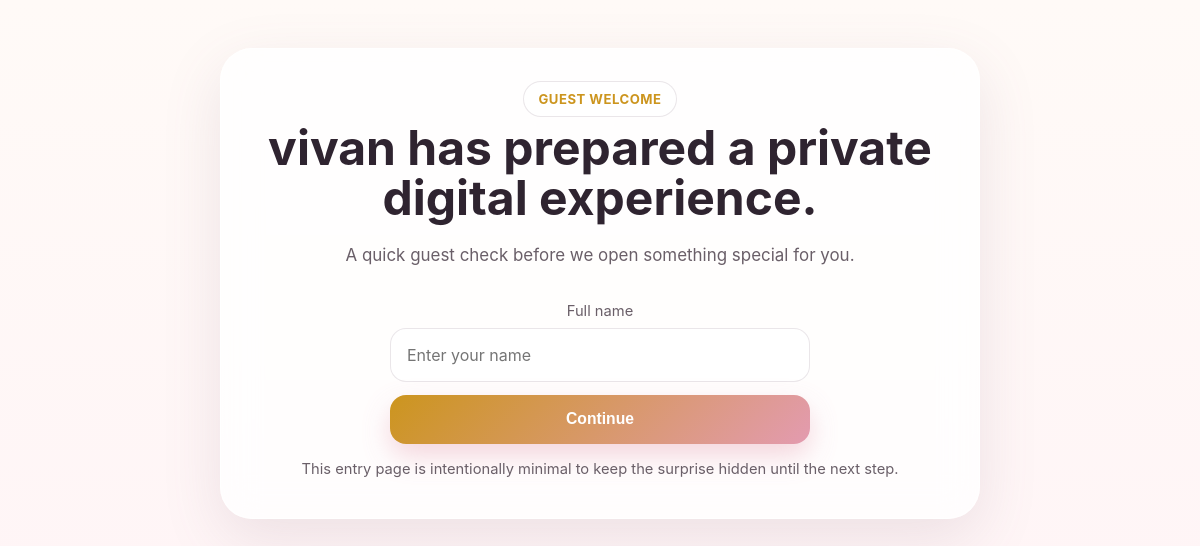
Screenshot of /p/khushi-651186 with the database file from the repository.
### tables this page shows
CREATE TABLE parties (
            id INTEGER PRIMARY KEY AUTOINCREMENT,
            slug TEXT UNIQUE NOT NULL,
            recipient_name TEXT NOT NULL,
            title TEXT NOT NULL,
            subtitle TEXT,
            intro_text TEXT,
            accent_color TEXT,
            secondary_color TEXT,
            background_style TEXT,
            surprise_prompt TEXT,
            created_by TEXT,
            created_at TEXT NOT NULL
        );

### app.py (the view)
@app.route("/p/<slug>")
def party_entry(slug):
    data = party_with_children(slug)
    if not data:
        return render_template("not_found.html"), 404
    return render_template("entry.html", data=data, created=request.args.get("created"))

### app.py (called while the page is built)
def get_db():
    conn = sqlite3.connect(DB_PATH)
    conn.row_factory = sqlite3.Row
    return conn

def party_with_children(slug: str):
    conn = get_db()
    party = conn.execute("SELECT * FROM parties WHERE slug = ?", (slug,)).fetchone()
    if not party:
        conn.close()
        return None
    messages = conn.execute(
        "SELECT sender_name, message_text FROM messages WHERE party_id = ? ORDER BY id ASC",
        (party["id"],),
    ).fetchall()
    media = conn.execute(
        "SELECT file_name, media_type, original_name FROM media WHERE party_id = ? ORDER BY id ASC",
        (party["id"],),
    ).fetchall()
    conn.close()
    return {
        "party": party,
        "messages": messages,
        "media": media,
    }

### templates/entry.html (shortened to what this page needs)
<!DOCTYPE html>
<html lang="en">
<head>
  <link rel="stylesheet" href="{{ url_for('static', filename='css/styles.css') }}" />
</head>
<body class="page-entry">
  <main class="shell slim">
    <section class="hero-card professional-card entry-card">
      <div class="badge">Guest Welcome</div>
      <h1>{{ data.party['created_by'] }} has prepared a private digital experience.</h1>
      <p class="lead">{{ data.party['surprise_prompt'] or 'Please enter your name to continue.' }}</p>
      <form class="entry-form" action="{{ url_for('celebrate', slug=data.party['slug']) }}" method="GET">
        <label>
          <span>Full name</span>
          <input name="guest_name" type="text" placeholder="Enter your name" required />
        </label>
        <button class="btn btn-primary" type="submit">Continue</button>
      </form>
      <p class="tiny-note">This entry page is intentionally minimal to keep the surprise hidden until the next step.</p>
    </section>
  </main>
</body>
</html>

### static/css/styles.css (style rules this page uses)
:root { --bg: #fffaf7; --text: #2f2430; --muted: #6a5f68; --card: rgba(255,255,255,0.8); --line: rgba(80, 55, 76, 0.12); --accent: #d9778f; --secondary: #f6d5de; --shadow: 0 20px 60px rgba(130, 97, 120, 0.14); }
* { box-sizing: border-box; }
html, body { margin: 0; padding: 0; font-family: Inter, ui-sans-serif, system-ui, -apple-system, BlinkMacSystemFont, "Segoe UI", sans-serif; background: linear-gradient(180deg, #fffaf7 0%, #fff3f6 100%); color: var(--text); }
body { min-height: 100vh; overflow-x: hidden; }
.shell { position: relative; width: min(1140px, calc(100% - 2rem)); margin: 0 auto; padding: 3rem 0 4rem; }
.shell.slim { width: min(760px, calc(100% - 2rem)); }
.hero-card, .info-card, .wish-card, .memory-card { position: relative; z-index: 1; }
.hero-card { background: var(--card); backdrop-filter: blur(18px); border: 1px solid rgba(255,255,255,0.6); box-shadow: var(--shadow); border-radius: 32px; padding: 2rem; }
.professional-card h1, .party-hero h1 { font-size: clamp(2rem, 4vw, 4rem); line-height: 1.05; margin: .4rem 0 1rem; }
.badge { display: inline-flex; align-items: center; gap: .5rem; background: rgba(255,255,255,0.75); border: 1px solid var(--line); color: var(--accent); font-size: .82rem; padding: .55rem .9rem; border-radius: 999px; letter-spacing: .04em; text-transform: uppercase; font-weight: 700; }
.lead { color: var(--muted); font-size: 1.06rem; line-height: 1.75; max-width: 860px; }
.btn { border: 0; border-radius: 16px; padding: .95rem 1.2rem; cursor: pointer; font-weight: 700; font-size: .98rem; transition: transform .2s ease, box-shadow .2s ease, background .2s ease; }
.btn-primary { background: linear-gradient(135deg, var(--accent), #e39bb0); color: white; box-shadow: 0 12px 28px rgba(217, 119, 143, 0.3); }
label span, .section-heading p, .tiny-note { display: block; color: var(--muted); font-size: .92rem; margin-bottom: .5rem; }
input, textarea, select { width: 100%; border: 1px solid rgba(80,55,76,0.12); background: rgba(255,255,255,.88); color: var(--text); border-radius: 16px; padding: 1rem; font: inherit; outline: none; }
.entry-card { text-align: center; }
.entry-form { width: min(420px, 100%); margin: 2rem auto 1rem; display: grid; gap: .8rem; }

### rows the page displays
parties: party.created_by "vivan", surprise_prompt "A quick guest check before we open something special for you."
